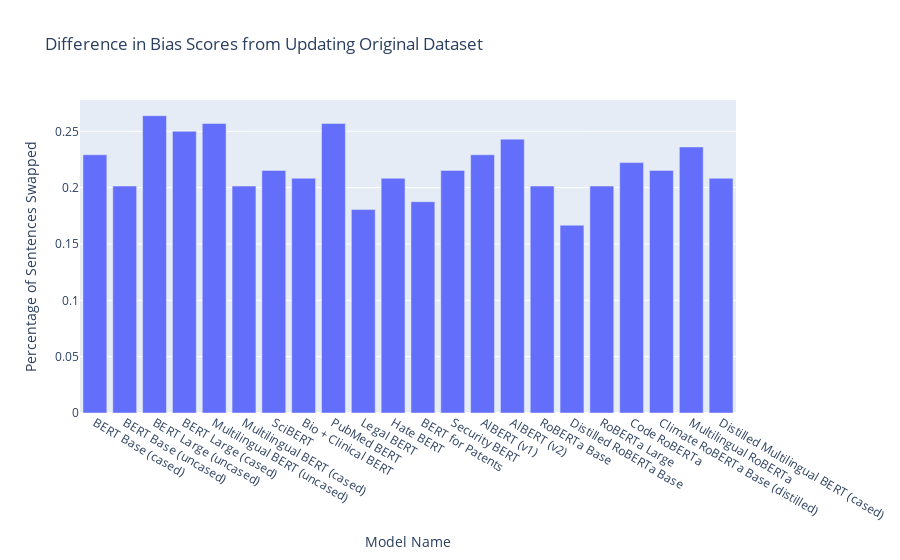

Notebook code for this chart:
### Code cell
fig = px.bar(
    model_scores, 
    x="Model Name", 
    y="Percentage of Sentences Swapped",
    hover_name = model_scores["Model Name"], 
    title = "Difference in Bias Scores from Updating Original Dataset")
fig.show()

### Figure 1 — Plotly figure (JSON) as saved in the notebook; plotly's stock layout.template omitted (floating-point values rounded to 4 significant figures)
{"data": [{"alignmentgroup": "True", "hovertemplate": "<b>%{hovertext}</b><br><br>Model Name=%{x}<br>Percentage of Sentences Swapped=%{y}<extra></extra>", "hovertext": ["BERT Base (cased)", "BERT Base (uncased)", "BERT Large (uncased)", "BERT Large (cased)", "Multilingual BERT (uncased)", "Multilingual BERT (cased)", "SciBERT", "Bio + Clinical BERT", "PubMed BERT", "Legal BERT", "Hate BERT", "BERT for Patents", "Security BERT", "AlBERT (v1)", "AlBERT (v2)", "RoBERTa Base", "Distilled RoBERTa Base", "RoBERTa Large", "Code RoBERTa", "Climate RoBERTa Base (distilled)", "Multilingual RoBERTa", "Distilled Multilingual BERT (cased)"], "legendgroup": "", "marker": {"color": "#636efa", "pattern": {"shape": ""}}, "name": "", "offsetgroup": "", "orientation": "v", "showlegend": false, "textposition": "auto", "type": "bar", "x": ["BERT Base (cased)", "BERT Base (uncased)", "BERT Large (uncased)", "BERT Large (cased)", "Multilingual BERT (uncased)", "Multilingual BERT (cased)", "SciBERT", "Bio + Clinical BERT", "PubMed BERT", "Legal BERT", "Hate BERT", "BERT for Patents", "Security BERT", "AlBERT (v1)", "AlBERT (v2)", "RoBERTa Base", "Distilled RoBERTa Base", "RoBERTa Large", "Code RoBERTa", "Climate RoBERTa Base (distilled)", "Multilingual RoBERTa", "Distilled Multilingual BERT (cased)"], "xaxis": "x", "y": [0.2292, 0.2014, 0.2639, 0.25, 0.2569, 0.2014, 0.2153, 0.2083, 0.2569, 0.1806, 0.2083, 0.1875, 0.2153, 0.2292, 0.2431, 0.2014, 0.1667, 0.2014, 0.2222, 0.2153, 0.2361, 0.2083], "yaxis": "y"}], "layout": {"barmode": "relative", "legend": {"tracegroupgap": 0}, "title": {"text": "Difference in Bias Scores from Updating Original Dataset"}, "xaxis": {"anchor": "y", "domain": [0, 1], "title": {"text": "Model Name"}}, "yaxis": {"anchor": "x", "domain": [0, 1], "title": {"text": "Percentage of Sentences Swapped"}}}}
